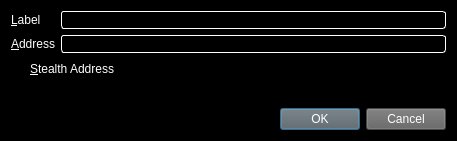
<?xml version="1.0" encoding="UTF-8"?>
<ui version="4.0">
 <class>EditAddressDialog</class>
 <widget class="QDialog" name="EditAddressDialog">
  <property name="geometry">
   <rect>
    <x>0</x>
    <y>0</y>
    <width>457</width>
    <height>141</height>
   </rect>
  </property>
  <property name="windowTitle">
   <string>Edit Address</string>
  </property>
  <property name="styleSheet">
   <string notr="true">color: rgb(255, 255, 255);
background-color: rgb(0, 0, 0);
alternate-background-color: rgb(0, 0, 0);</string>
  </property>
  <layout class="QVBoxLayout" name="verticalLayout">
   <item>
    <layout class="QFormLayout" name="formLayout">
     <property name="fieldGrowthPolicy">
      <enum>QFormLayout::AllNonFixedFieldsGrow</enum>
     </property>
     <item row="0" column="0">
      <widget class="QLabel" name="label">
       <property name="text">
        <string>&amp;Label</string>
       </property>
       <property name="buddy">
        <cstring>labelEdit</cstring>
       </property>
      </widget>
     </item>
     <item row="0" column="1">
      <widget class="QLineEdit" name="labelEdit">
       <property name="toolTip">
        <string>The label associated with this address book entry</string>
       </property>
       <property name="styleSheet">
        <string notr="true">background: rgb(0,0,0); color: rgb(255,255,255); border: 1px inset white; border-radius: 3px; margin: 0px;</string>
       </property>
      </widget>
     </item>
     <item row="1" column="0">
      <widget class="QLabel" name="label_2">
       <property name="text">
        <string>&amp;Address</string>
       </property>
       <property name="buddy">
        <cstring>addressEdit</cstring>
       </property>
      </widget>
     </item>
     <item row="1" column="1">
      <widget class="QLineEdit" name="addressEdit">
       <property name="toolTip">
        <string>The address associated with this address book entry. This can only be modified for sending addresses.</string>
       </property>
       <property name="styleSheet">
        <string notr="true">background: rgb(0,0,0); color: rgb(255,255,255); border: 1px inset white; border-radius: 3px; margin: 0px;</string>
       </property>
      </widget>
     </item>
     <item row="2" column="0" colspan="2">
      <widget class="QCheckBox" name="stealthCB">
       <property name="text">
        <string>&amp;Stealth Address</string>
       </property>
      </widget>
     </item>
    </layout>
   </item>
   <item>
    <widget class="QDialogButtonBox" name="buttonBox">
     <property name="styleSheet">
      <string notr="true">color: rgb(255, 255, 255);
background-color: rgb(98, 98, 98);
alternate-background-color: rgb(98, 98, 98);</string>
     </property>
     <property name="orientation">
      <enum>Qt::Horizontal</enum>
     </property>
     <property name="standardButtons">
      <set>QDialogButtonBox::Cancel|QDialogButtonBox::Ok</set>
     </property>
    </widget>
   </item>
  </layout>
 </widget>
 <resources/>
 <connections>
  <connection>
   <sender>buttonBox</sender>
   <signal>accepted()</signal>
   <receiver>EditAddressDialog</receiver>
   <slot>accept()</slot>
   <hints>
    <hint type="sourcelabel">
     <x>248</x>
     <y>254</y>
    </hint>
    <hint type="destinationlabel">
     <x>157</x>
     <y>274</y>
    </hint>
   </hints>
  </connection>
  <connection>
   <sender>buttonBox</sender>
   <signal>rejected()</signal>
   <receiver>EditAddressDialog</receiver>
   <slot>reject()</slot>
   <hints>
    <hint type="sourcelabel">
     <x>316</x>
     <y>260</y>
    </hint>
    <hint type="destinationlabel">
     <x>286</x>
     <y>274</y>
    </hint>
   </hints>
  </connection>
 </connections>
</ui>
